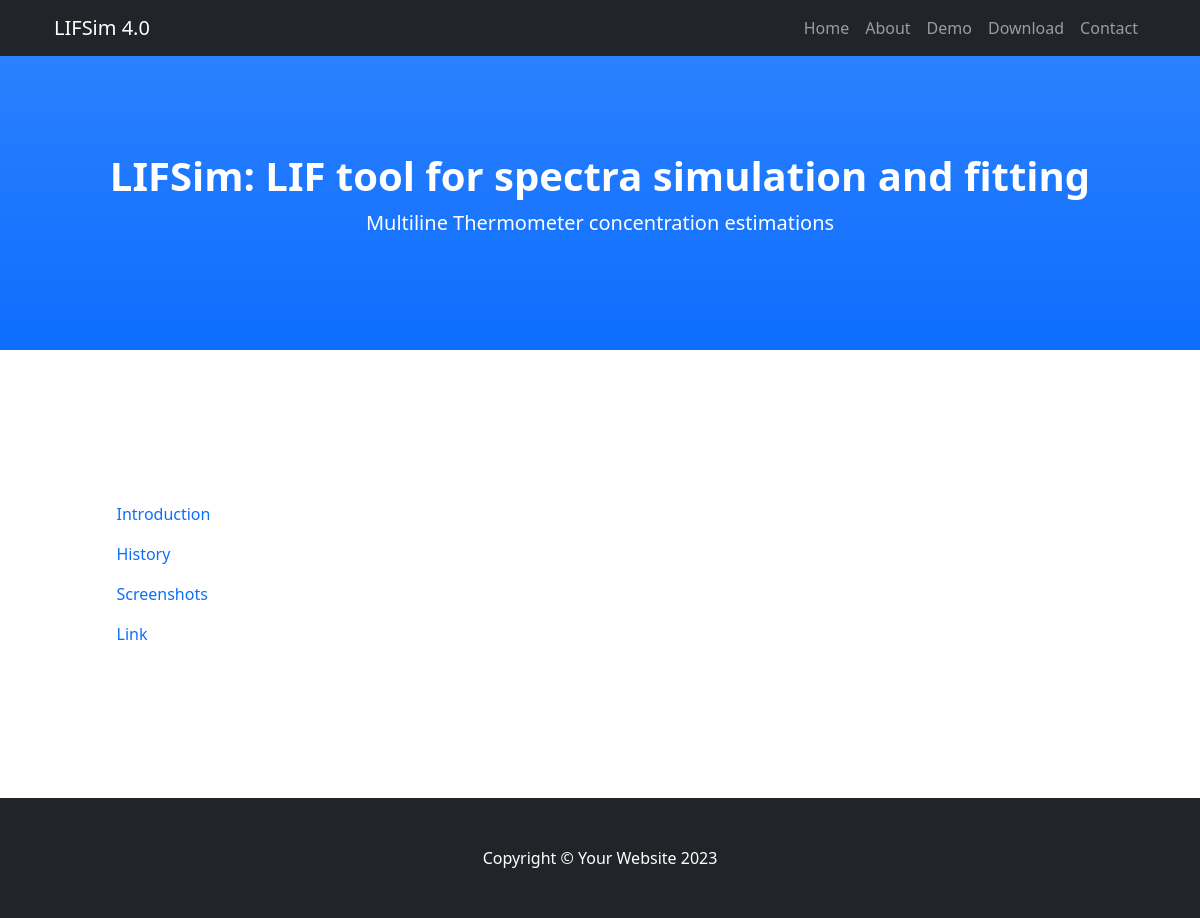
Page /about/ on the earlier database version.
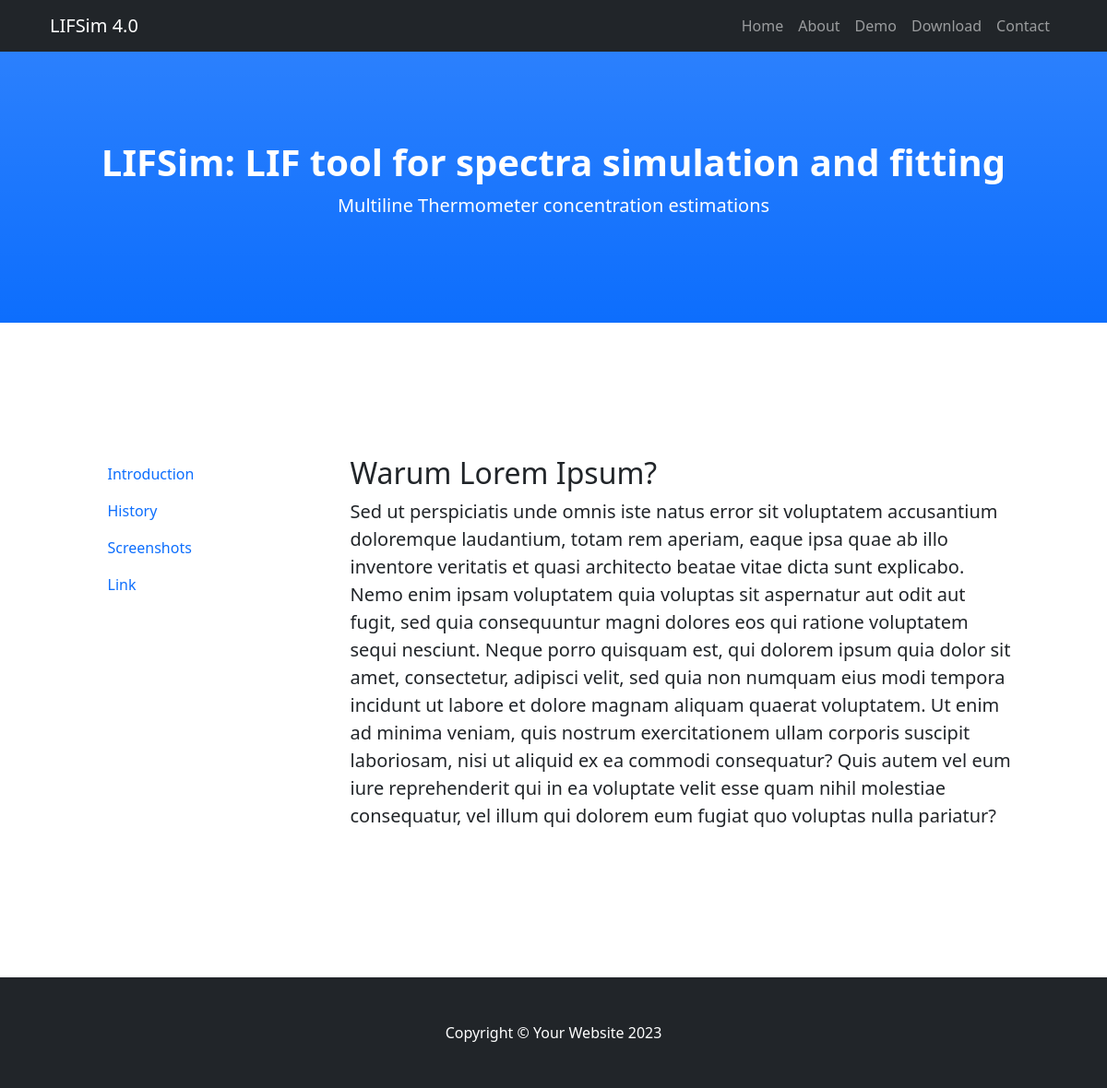
Same page on the later database version.
### pages/models.py (models this page shows, shortened)
class About(models.Model):
    title = models.CharField(max_length=250)
    description = models.TextField()
    image = models.ImageField(upload_to='about/')
    class Meta:
        verbose_name = 'about'
        verbose_name_plural = 'abouts'

### pages/views.py (the view)
# urls.py: path("about/", AboutView.as_view(), name="about"),
class AboutView(generic.TemplateView):
    template_name = "home/about.html"
    def get_context_data(self, **kwargs):
        context = {
            'about': About.objects.first()
        }
        return context

### templates/home/about.html
{% extends 'base.html' %}
{% block content %}
        <section id="about">
            <div class="container px-4">
                <div class="row gx-4 justify-content-center">
                    <div class="col-lg-3">
                        <nav class="nav flex-column">
                      <a class="nav-link active" aria-current="page" href="#">Introduction</a>
                      <a class="nav-link" href="#">History</a>
                      <a class="nav-link" href="#">Screenshots</a>
                            <a class="nav-link" href="#">Link</a>
                        </nav>
                    </div>
                    <div class="col-lg-8">
                        <h2>{{ about.title }}</h2>
                        <p class="lead">{{ about.description }}</p>
                    </div>
                </div>
            </div>
        </section>
{% endblock content %}

Differences in the rows shown:
added About: title "Warum Lorem Ipsum?", description "Sed ut perspiciatis unde omnis iste natus error sit voluptatem accusantium doloremque laudantium, totam rem aperiam, eaque ipsa quae ab illo inventore veritatis et quasi architecto beatae vitae dicta sunt explicabo. Nemo enim ipsam voluptatem quia voluptas sit aspernatur aut odit aut fugit, sed quia consequuntur magni dolores eos qui ratione voluptatem sequi nesciunt. Neque porro quisquam est, qui dolorem ipsum quia dolor sit amet, consectetur, adipisci velit, sed quia non numquam eius modi tempora incidunt ut labore et dolore magnam aliquam quaerat voluptatem. Ut enim ad minima veniam, quis nostrum exercitationem ullam corporis suscipit laboriosam, nisi ut aliquid ex ea commodi…"
